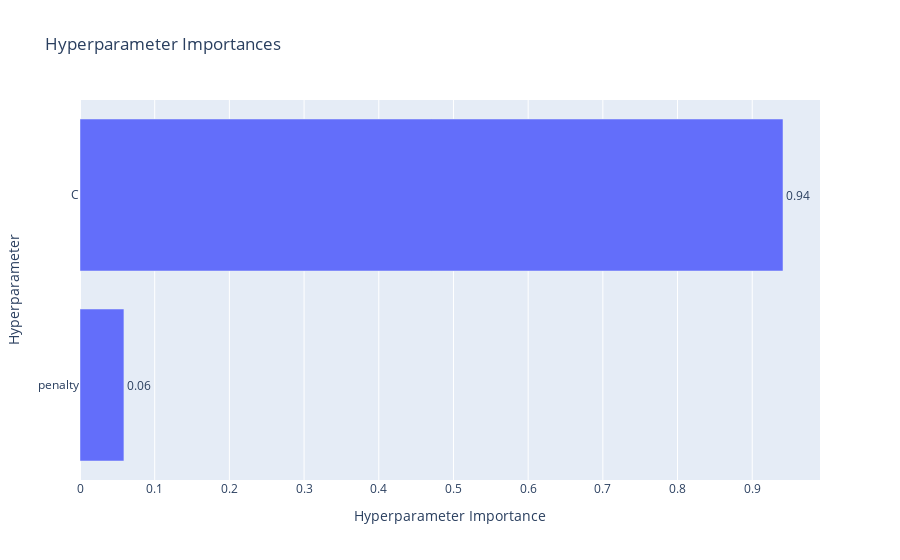

The notebook cell saved with this chart:
### Code cell
optuna.visualization.plot_param_importances(study)

### Figure 1 — Plotly figure (JSON) as saved in the notebook; plotly's stock layout.template omitted (floating-point values rounded to 4 significant figures)
{"data": [{"cliponaxis": false, "hovertemplate": ["penalty (CategoricalDistribution): 0.0588096101964681<extra></extra>", "C (FloatDistribution): 0.941190389803532<extra></extra>"], "name": "Objective Value", "orientation": "h", "text": ["0.06", "0.94"], "textposition": "outside", "type": "bar", "x": [0.05881, 0.9412], "y": ["penalty", "C"]}], "layout": {"title": {"text": "Hyperparameter Importances"}, "xaxis": {"title": {"text": "Hyperparameter Importance"}}, "yaxis": {"title": {"text": "Hyperparameter"}}}}
